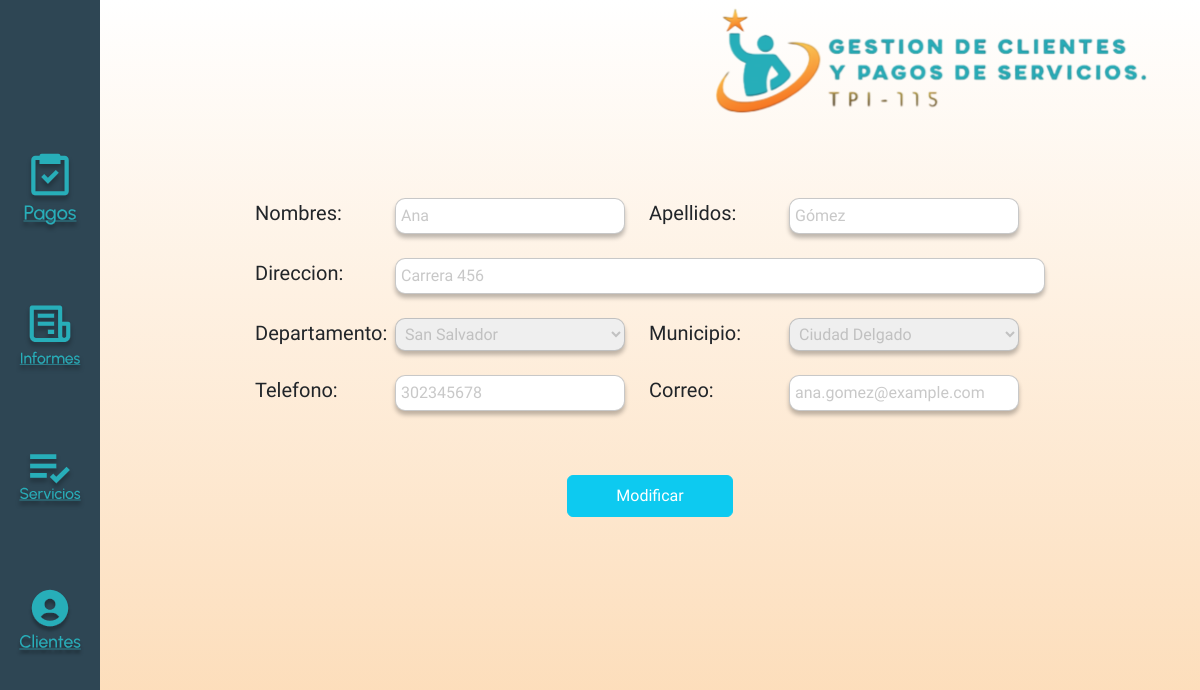
Screenshot of /Vistas/Clientes/ModificarClientes.php?id=7 with the database file from the repository.
### tables this page shows
CREATE TABLE `clientes` (
  `cliente_id` int(11) NOT NULL AUTO_INCREMENT,
  `nombres` varchar(200) NOT NULL,
  `apellidos` varchar(200) NOT NULL,
  `direccion` text NOT NULL,
  `departamento` int(11) NOT NULL,
  `municipio` int(11) NOT NULL,
  `telefono` int(11) NOT NULL,
  `correo` varchar(200) NOT NULL,
  `usuario` int(11) DEFAULT NULL,
  `tipo_cliente` int(11) DEFAULT NULL,
  PRIMARY KEY (`cliente_id`),
  UNIQUE KEY `telefono` (`telefono`),
  UNIQUE KEY `correo` (`correo`),
  KEY `fk_clientes_tipo_cliente` (`tipo_cliente`),
  KEY `fk_usuarios_cliente` (`usuario`),
  CONSTRAINT `fk_clientes_tipo_cliente` FOREIGN KEY (`tipo_cliente`) REFERENCES `tipo_cliente` (`tipo_cliente_id`),
  CONSTRAINT `fk_usuarios_cliente` FOREIGN KEY (`usuario`) REFERENCES `usuarios` (`usuario_id`)
);

CREATE TABLE `departamentos` (
  `departamento_id` int(11) NOT NULL AUTO_INCREMENT,
  `nombre_departamento` varchar(200) NOT NULL,
  PRIMARY KEY (`departamento_id`),
  UNIQUE KEY `nombre_departamento` (`nombre_departamento`)
);

CREATE TABLE `municipios` (
  `municipio_id` int(11) NOT NULL AUTO_INCREMENT,
  `nombre_municipio` varchar(200) NOT NULL,
  PRIMARY KEY (`municipio_id`),
  UNIQUE KEY `nombre_municipio` (`nombre_municipio`)
);

### Modelos/Conexion.php (called while the page is built, shortened)
<?php
    class Conexion {
        private $conexion ;
        public function __construct()
        {
            $this->host = "localhost";
            $this->usuario = "root";
            $this->clave = "";
            $this->bd_nombre = "Grupo01_BDAppWeb";
            $this->conexion = null;
            try {
                $this->conexion = new PDO("mysql:host=$this->host;dbname=$this->bd_nombre", $this->usuario, $this->clave);
                $this->conexion->setAttribute(PDO::ATTR_ERRMODE, PDO::ERRMODE_EXCEPTION);
            }catch (PDOException $e){
                echo "Error: " . $e->getMessage();
            }
        }
        public function get_conexion() {
            return $this->conexion;
        }
    }
?>

### Modelos/ClientesModel.php (called while the page is built, shortened)
<?php
require_once ("Conexion.php");
    class ClientesModel {
        private $conexion;
        public function __construct() {
            $this->conexion = new Conexion();
            $this->conexion = $this->conexion->get_conexion();
        }
        public function cargar_cliente_modificar($id) {
            $stmt = $this->conexion->prepare("select * from clientes as a
inner join departamentos as b on a.departamento = b.departamento_id
inner join municipios as c on a.municipio = c.municipio_id where a.cliente_id = :id");
            $stmt->bindValue(":id", $id);
            $stmt->execute();
            $result = $stmt->fetch(PDO::FETCH_ASSOC);
            return $result;
        }
    }
?>

### Controladores/Clientes/ClientesController.php (called while the page is built, shortened)
<?php
    require_once "../../Modelos/ClientesModel.php";
    class ClientesController {
        private $cliente;
        public function __construct() {
            $this->cliente = new ClientesModel();
        }
        public function cargar_cliente_modificar($id) {
            $resultado = $this->cliente->cargar_cliente_modificar($id);
            return $resultado;
        }
    }
?>

### Vistas/Clientes/ModificarClientes.php (the view, shortened to what this page needs)
<?php
    require '../../Controladores/Clientes/ClientesController.php';
    $id = $_GET['id'];
    $clientes_controller = new ClientesController();
    $cliente = $clientes_controller->cargar_cliente_modificar($id);
?>
<!DOCTYPE html>
<html lang="es">
    <head>
        <link rel="stylesheet" href="../Estilos/Estilos.css">
        <link rel="stylesheet" href="https://cdn.jsdelivr.net/npm/bootstrap@5.3.3/dist/css/bootstrap.min.css">
    </head>
    <body class="secundary">
    <section class="container-page position-relative w-100 h-100 ">
        <?php  include "../Componentes/HeaderLogo.php" ?>
        <?php  include "../Componentes/SideBar.php" ?>
        <main>
                <form name="formulario-modificar" class="d-flex justify-content-center ml-5" id="formulario-modificar" method="POST">
                    <div class="form-clientes-atributos d-flex flex-column align-items-start gap-4 my-5">
                        <div class="row">
                            <div class="col d-flex justify-content-start">
                                <div class="label-clientes">
                                    <label  for="nombre-cliente">Nombres:</label>
                                </div>
                                <input value="<?= $cliente['nombres'] ?>" name="nombres" required type="text" id="nombre-cliente" class="cliente-input-form"></div>
                            <div class="col d-flex justify-content-start">
                                <div class="label-clientes">
                                    <label for="apellido-cliente">Apellidos:</label>
                                </div>
                                <input value="<?= $cliente['apellidos'] ?>" name="apellidos" type="text" id="apellido-cliente" class="cliente-input-form"></div>
                        </div>
                        <div class="row">
                            <div class="col d-flex justify-content-start">
                                <div class="label-clientes-direction">
                                    <label for="direccion">Direccion:</label>
                                </div>
                                <input value="<?= $cliente['direccion'] ?>" name="direccion" required type="text" id="direccion" class="cliente-input-form-direction"></div>
                        </div>
                        <div class="row text-end">
                            <div class="col  d-flex justify-content-start">
                                <div class="label-clientes">
                                    <label  for="departamento-cliente">Departamento:</label>
                                </div>
                                <select  id="departamento-cliente" name="departamento" class="cliente-input-form">
                                    <option selected value="<?= $cliente['departamento_id'] ?>">
                                        <?= htmlspecialchars($cliente['nombre_departamento']); ?>
                                    </option>
                                </select>
                            </div>
                            <div class="col  d-flex justify-content-start">
                                <div class="label-clientes">
                                    <label for="municipio-cliente">Municipio:</label>
                                </div>
                                <select name="municipio"  id="municipio-cliente" class="cliente-input-form">
                                    <option selected value="<?= $cliente['municipio'] ?>">
                                        <?= htmlspecialchars($cliente['nombre_municipio']); ?>
                                    </option>
                                </select>
                            </div>
                        </div>
                        <div class="row">
                            <div class="col d-flex justify-content-start">
                                <div class="label-clientes">
                                    <label for="telefono-cliente">Telefono:</label>
                                </div>
                                <input value="<?= $cliente['telefono'] ?>" name="telefono" required type="number" id="telefono-cliente" class="cliente-input-form"></div>
                            <div class="col d-flex justify-content-start">
                                <div class="label-clientes">
                                    <label for="correo-cliente">Correo:</label>
                                </div>
                                <input value="<?= $cliente['correo'] ?>" name="correo" required type="email" id="correo-cliente" class="cliente-input-form"></div>
                        </div>
                    </div>
                </form>
                <div class="btn-modificar mx-auto d-flex justify-content-center">
                    <button name="btn-modificar-cliente" type="submit" class="px-5 py-2 my-3 btn rounded btn-info text-white" form="formulario-modificar">Modificar</button>
                </div>
        </main>
    </section>
    </body>
</html>

### Vistas/Estilos/Estilos.css (style rules this page uses)
* { padding: 0; margin: 0; box-sizing: border-box; font-family: 'Albert Sans', sans-serif; }
.secundary { background: linear-gradient(to bottom, rgba(255, 255, 255, 0.4), rgba(248, 159, 59, 0.4)) fixed; height: 100vh; margin: 0; padding: 0; }
.container-page { display: grid; grid-template-columns: 100px 1fr; grid-template-rows: 150px 1fr; }
main { box-sizing: border-box; overflow: hidden; }
#input-clientes, .cliente-input-form { outline: 0; width: 230px; border: 1px solid rgba(155, 155, 155, 0.55); color: rgba(155, 155, 155, 0.55); padding: 5px; border-radius: 10px; box-shadow: 0px 4px 4px 0px rgba(0, 0, 0, 0.25); }
.cliente-input-form-direction { outline: 0; width: 650px; border: 1px solid rgba(155, 155, 155, 0.55); color: rgba(155, 155, 155, 0.55); padding: 5px; border-radius: 10px; box-shadow: 0px 4px 4px 0px rgba(0, 0, 0, 0.25); }
.label-clientes { display: flex; width: 140px; font-weight: 500; font-size: 20px; }
.label-clientes-direction { width: 140px; font-weight: 500; font-size: 20px; }

### rows the page displays
clientes: nombres "Ana", apellidos "Gómez", direccion "Carrera 456", departamento "San Salvador", municipio "Ciudad Delgado", telefono "302345678", correo "ana.gomez@example.com"
